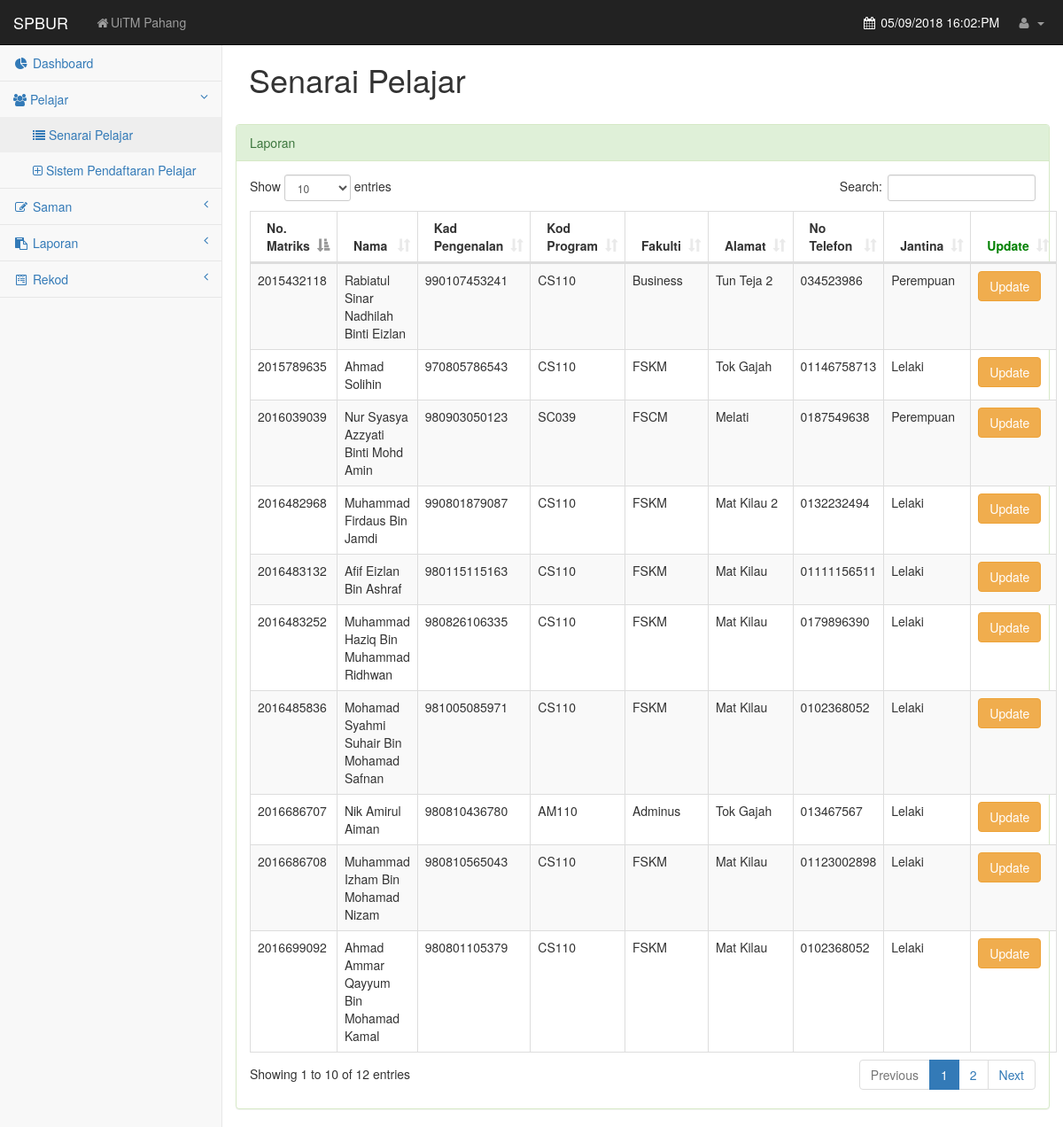
The app's page /rpelajar.php with its own data.
### tables this page shows
CREATE TABLE `student` (
  `matric_no` int(11) NOT NULL,
  `name` varchar(255) NOT NULL,
  `ic_number` varchar(255) NOT NULL,
  `course_code` varchar(255) NOT NULL,
  `faculty` varchar(255) NOT NULL,
  `address` varchar(255) NOT NULL,
  `phone_no` varchar(255) DEFAULT NULL,
  `birthdate` date DEFAULT NULL,
  `gender` varchar(255) DEFAULT NULL
);

### rpelajar.php (the view, shortened to what this page needs)
<!DOCTYPE html>
<html lang="en">
<head>
    <link href="css/bootstrap.min.css" rel="stylesheet">
    <link href="css/metisMenu.min.css" rel="stylesheet">
    <link href="css/timeline.css" rel="stylesheet">
    <link href="css/dataTables/dataTables.bootstrap.css" rel="stylesheet">
    <link href="css/dataTables/dataTables.responsive.css" rel="stylesheet">
    <link href="css/startmin.css" rel="stylesheet">
    <link href="css/morris.css" rel="stylesheet">
    <link href="css/font-awesome.min.css" rel="stylesheet" type="text/css">
    <link rel="stylesheet" href="bower_components/datatables.net-bs/css/dataTables.bootstrap.min.css">
</head>
<body>
<div id="wrapper">
<?php include("DashboardOnly.php");?>
</body>
</html>
    <form method="post">
    <div id="page-wrapper">
                <div class="col-lg-14">
                    <br>
                    <h1>Senarai Pelajar</h1>
                    <br>
                <div class="row">
                    <div class="col-lg-14">
                        <div class="panel panel-success">
                            <div class="panel-heading">
                                Laporan
                            </div>
                            <div class="panel-body">
                                <div class="dataTable_wrapper">
                                    <table class="table table-striped table-bordered table-hover" id="dataTables-example">
                                        <thead>
                                            <tr>
                                                <th>No. Matriks</th>
                                                <th>Nama</th>
                                                <th>Kad Pengenalan</th>
                                                <th>Kod Program</th>
                                                <th>Fakulti</th>
                                                <th>Alamat</th>
                                                <th>No Telefon</th>
                                                <th>Jantina</th>
                                                <th style="color:green">Update</th>
                                            </tr>
                                        </thead>
                                        <tbody>
                    <?php
                    $sql = "SELECT * FROM student";
                    $query = mysqli_query($dbconn, $sql) or die("Error: " . mysqli_error($dbconn));
                    $row = mysqli_num_rows($query);
                    if($row != 0) {
                        while($ro = mysqli_fetch_assoc($query)){
                                        echo "<tr>";
                                        echo "<td>".$ro['matric_no']."</td>";
                                        echo "<td>".$ro['name']."</td>";
                                        echo "<td>".$ro['ic_number']."</td>";
                                        echo "<td>".$ro['course_code']."</td>";
                                        echo "<td>".$ro['faculty']."</td>";
                                        echo "<td>".$ro['address']."</td>";
                                        echo "<td>".$ro['phone_no']."</td>";
                                        echo "<td>".$ro['gender']."</td>";
                                        echo '<td><button type="submit" name="updatebutton" value='.$ro['matric_no'].' formaction="updStud.php" class="btn btn-warning">Update</button></td>';
                                        echo "</tr>";
                                            }
                                            } ?>
                                        </tbody>
                                    </table>
                                </div>
                            </div>
                                </div>
                            </div>
                        </div>
                    </div>
                </div>
            </form>
</body>
</html>

### css/startmin.css (style rules this page uses)
body { background-color: #f8f8f8; }
#wrapper { width: 100%; }
#page-wrapper { padding: 30px 15px 0 15px; min-height: 568px; background-color: #fff; }
@media (min-width:768px) { #page-wrapper { position: inherit; margin-left: 250px; padding: 30px 30px 0 30px; border-left: 1px solid #e7e7e7; } }
table.dataTable thead .sorting, table.dataTable thead .sorting_asc, table.dataTable thead .sorting_desc, table.dataTable thead .sorting_asc_disabled, table.dataTable thead .sorting_desc_disabled { background: 0 0; }
table.dataTable thead .sorting_asc:after { content: "\f0de"; float: right; font-family: fontawesome; }
table.dataTable thead .sorting:after { content: "\f0dc"; float: right; font-family: fontawesome; color: rgba(50,50,50,.5); }

### records on screen
student: matric_no "2015432118", name "Rabiatul Sinar Nadhilah Binti Eizlan", ic_number "990107453241", course_code "CS110", faculty "Business", address "Tun Teja 2", phone_no "034523986", gender "Perempuan"
student: matric_no "2015789635", name "Ahmad Solihin", ic_number "970805786543", course_code "CS110", faculty "FSKM", address "Tok Gajah", phone_no "01146758713", gender "Lelaki"
student: matric_no "2016039039", name "Nur Syasya Azzyati Binti Mohd Amin", ic_number "980903050123", course_code "SC039", faculty "FSCM", address "Melati", phone_no "0187549638", gender "Perempuan"
student: matric_no "2016482968", name "Muhammad Firdaus Bin Jamdi", ic_number "990801879087", course_code "CS110", faculty "FSKM", address "Mat Kilau 2", phone_no "0132232494", gender "Lelaki"
student: matric_no "2016483132", name "Afif Eizlan Bin Ashraf", ic_number "980115115163", course_code "CS110", faculty "FSKM", address "Mat Kilau", phone_no "01111156511", gender "Lelaki"
student: matric_no "2016483252", name "Muhammad Haziq Bin Muhammad Ridhwan", ic_number "980826106335", course_code "CS110", faculty "FSKM", address "Mat Kilau", phone_no "0179896390", gender "Lelaki"
student: matric_no "2016485836", name "Mohamad Syahmi Suhair Bin Mohamad Safnan", ic_number "981005085971", course_code "CS110", faculty "FSKM", address "Mat Kilau", phone_no "0102368052", gender "Lelaki"
student: matric_no "2016686707", name "Nik Amirul Aiman", ic_number "980810436780", course_code "AM110", faculty "Adminus", address "Tok Gajah", phone_no "013467567", gender "Lelaki"
student: matric_no "2016686708", name "Muhammad Izham Bin Mohamad Nizam", ic_number "980810565043", course_code "CS110", faculty "FSKM", address "Mat Kilau", phone_no "01123002898", gender "Lelaki"
student: matric_no "2016699092", name "Ahmad Ammar Qayyum Bin Mohamad Kamal", ic_number "980801105379", course_code "CS110", faculty "FSKM", address "Mat Kilau", phone_no "0102368052", gender "Lelaki"
